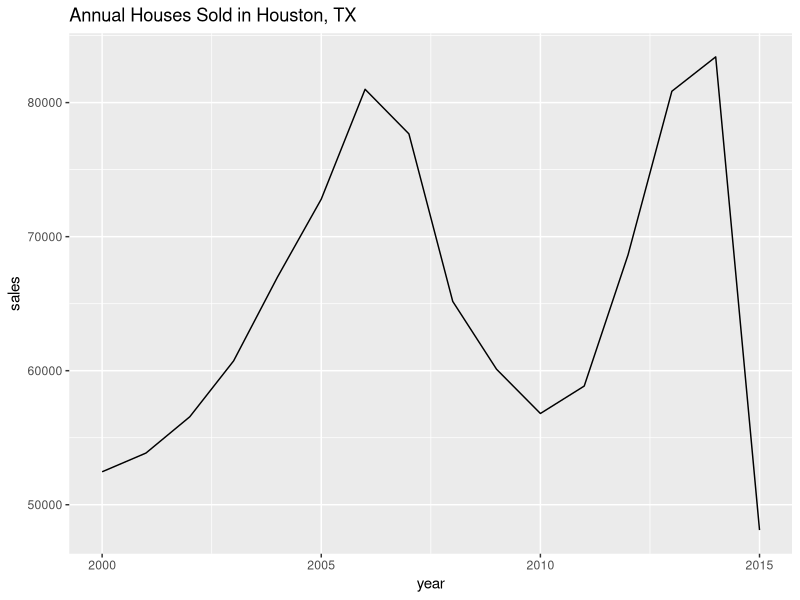
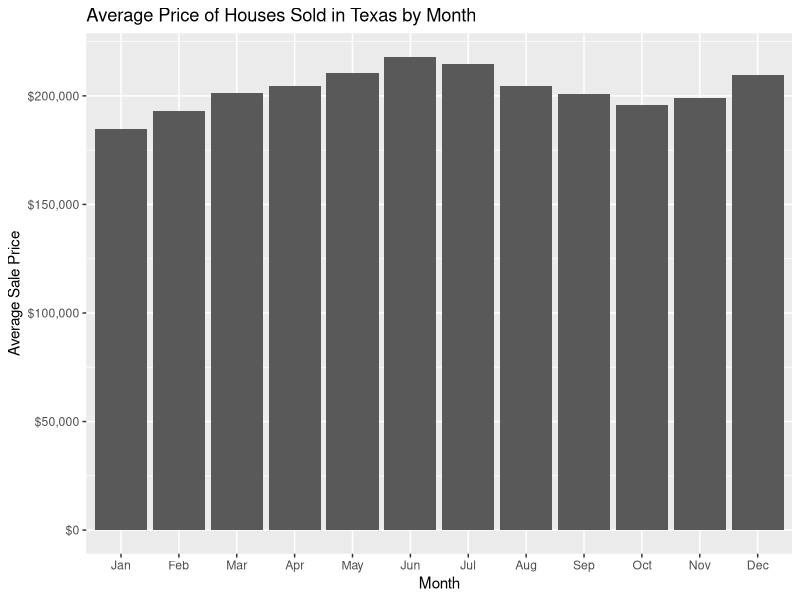
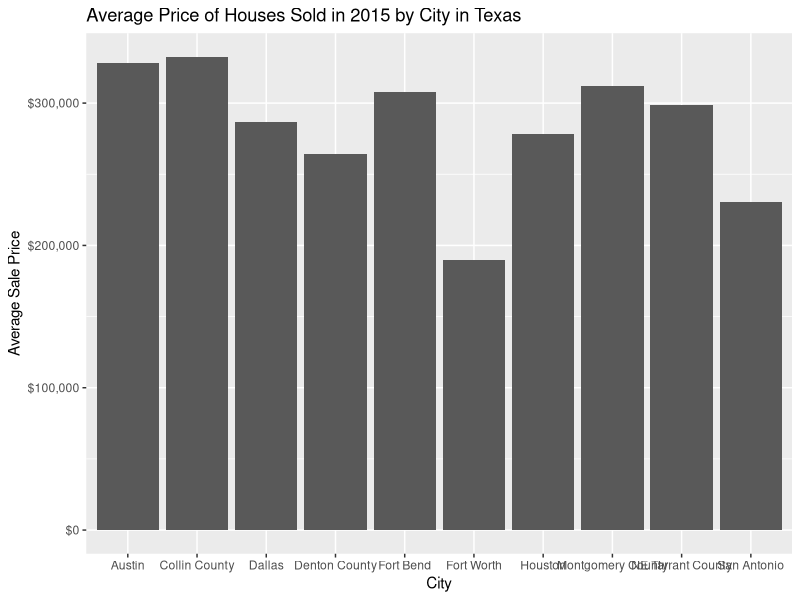
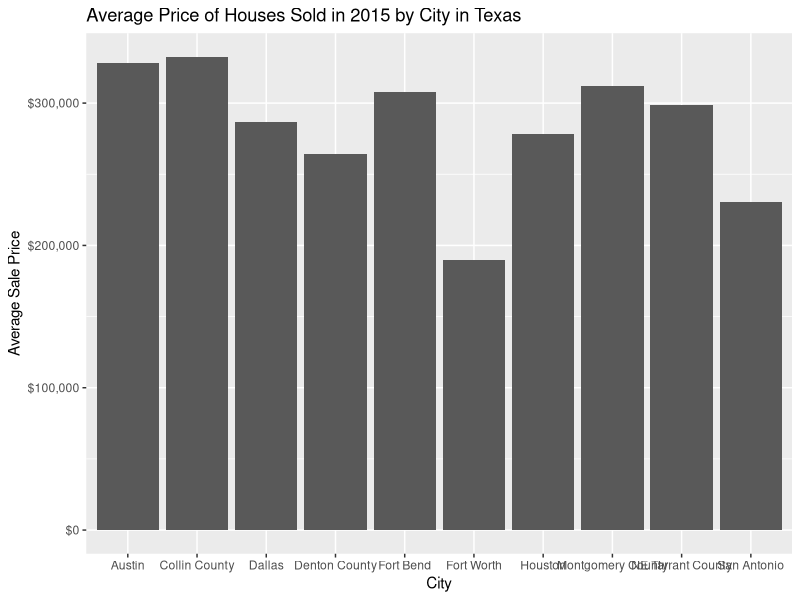

These charts were generated, in order, by the following R code:
## ---- chunk 1
if(!require("tidyverse")) install.packages("tidyverse")
library(tidyverse)
txhousing |> 
  filter(city=="Houston") |> 
  group_by(year) |> 
  summarize(sales=sum(sales)) |> 
  ggplot(aes(x=year, y=sales)) + 
    geom_line() + 
    ggtitle("Annual Houses Sold in Houston, TX")
## ---- chunk 2
if(!require("tidyverse")) install.packages("tidyverse")
library(tidyverse)
txhousing |> 
   filter(city=="Houston") |> 
    group_by(month) |> 
    summarize(avg_price=sum(volume) / sum(sales)) |> 
    mutate(month=factor(month.abb[month], 
                 levels=month.abb, ordered=TRUE)) |>
    ggplot(aes(x=month, y=avg_price)) + 
    geom_bar(stat="identity") + 
    ggtitle("Average Price of Houses Sold in Texas by Month") + 
    xlab("Month") + 
    ylab("Average Sale Price") + 
    scale_y_continuous(labels = scales::dollar)
## ---- chunk 3
if(!require("tidyverse")) install.packages("tidyverse")
library(tidyverse)
txhousing |> filter(year==2015) |> 
    group_by(city) |> 
    summarize(avg_price=sum(volume) / sum(sales),
              num_sales=sum(sales)) |> 
    slice_max(num_sales, n=10) |>
    ggplot(aes(x=city, y=avg_price)) + 
    geom_bar(stat="identity") + 
    ggtitle("Average Price of Houses Sold in 2015 by City in Texas") + 
    xlab("City") + 
    ylab("Average Sale Price") + 
    scale_y_continuous(labels = scales::dollar)
## ---- chunk 4
if(!require("tidyverse")) install.packages("tidyverse")
library(tidyverse)
txhousing |> filter(year==2015) |> 
    group_by(city) |> 
    summarize(avg_price=sum(volume) / sum(sales),
              num_sales=sum(sales)) |> 
    slice_max(num_sales, n=10) |>
    ggplot(aes(x=city, y=avg_price)) + 
    geom_bar(stat="identity") + 
    ggtitle("Average Price of Houses Sold in 2015 by City in Texas") + 
    xlab("City") + 
    ylab("Average Sale Price") + 
    scale_y_continuous(labels = scales::dollar)
